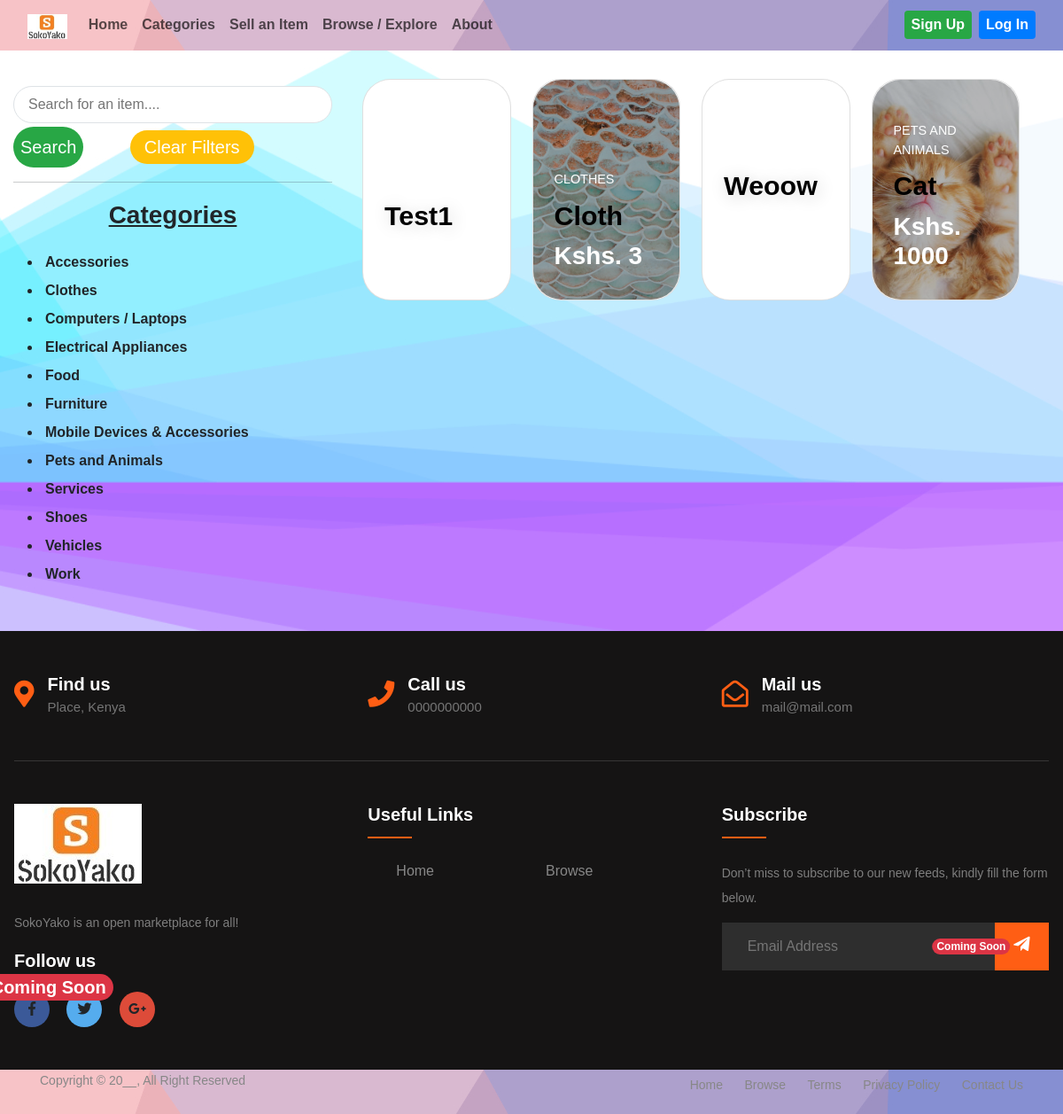
Page /items/items/ on the committed database.
### item/models.py (models this page shows, shortened)
class Category(models.Model):
    name = models.CharField(max_length=200)
    cat_image = models.ImageField(upload_to='category_images', blank=True, null=True)
    class Meta:
        ordering = ('name',)
        verbose_name_plural = "Categories"
    def __str__(self):
        return self.name

class Item(models.Model):
    category = models.ForeignKey(Category, related_name='items', on_delete=models.CASCADE)
    name = models.CharField(max_length=200)
    quantity = models.PositiveIntegerField(blank=True, null=True)
    description = models.TextField(blank=True, null=True)
    price = models.IntegerField()
    image = models.ImageField(upload_to='item_images', blank=True, null=True)
    is_sold = models.BooleanField(default=False)
    is_featured = models.BooleanField(default=False)
    created_by = models.ForeignKey(User, related_name='items', on_delete=models.CASCADE)
    created_at = models.DateTimeField(auto_now_add=True)

### item/views.py (the view)
# urls.py: path('items/', include('item.urls')),
def items(request):
    query = request.GET.get('query', '')
    categories = Category.objects.all()
    category_id = request.GET.get('category', 0)
    try:
        category_id = int(category_id)
    except ValueError:
        return HttpResponseBadRequest("Invalid category ID")
    items = Item.objects.filter(is_sold=False)
    featured_items = Item.objects.filter(is_featured=True)
    if category_id:
        items = items.filter(category_id=category_id)
        featured_items = featured_items.filter(category_id=category_id)
    if query:
        items = items.filter(Q(name__icontains=query) | Q(description__icontains=query))
        featured_items = featured_items.filter(Q(name__icontains=query) | Q(description__icontains=query))
    items = items[:4]
    featured_items = items[:8]
    if request.user.is_authenticated:
        try:
            contact_card = ContactCard.objects.get(user=request.user)
        except ContactCard.DoesNotExist:
            contact_card = None
    else:
        contact_card = None
    return render(request, 'items.html', {
        'items': items,
        'query': query,
        'categories': categories,
        'category_id': int(category_id),
        'search_performed': bool(query),
        'contact_card': contact_card,
        'featured_items': featured_items,
        'navbar': items
    })

### item/templates/items.html (shortened to what this page needs)
{% extends 'layout.html' %}
{% load static %}
{% block data %}
    <div class="container-fluid py-3 row mt-2 itemcl">
        <div class="col-4 py-3 ">
            <form action="{% url 'item:items' %}" method="get">
                <input name="query" type="text" class="w-100 px-3 py-2 border rounded-pill" value="{{ query }}" placeholder="Search for an item....">
                <button class="mt-1 bg-success px-2 py-2 fs-5 text-white rounded-pill me-5">Search</button>
                <a href="{% url 'item:items' %}" class="text-decoration-none mt-1 bg-warning py-2 px-3 fs-5 text-white rounded-pill">Clear Filters</a>
            </form>
            <hr class="my-3 bg-dark">
            <p class="fw-bold text-center fs-3 text-decoration-underline">Categories</p>
            <ul>
                {% for category in categories %}
                	<li class="p-1 rounded{% if category.id == category_id %} bg-secondary{% endif %} ">
                        <a href="{% url 'item:items' %}?query={{ query }}&category={{ category.id }}" class="text-lg fw-bold text-decoration-none text-body "> {{ category.name }}</a>
                    </li>
                {% endfor %}
            </ul>
        </div>
        <div class="col-8 py-1">
             <div class="card-grid p-1">
                 {% for item in featured_items %}
                     <a class="card rounded-5" href="{% url 'item:detail' item.id %}">
                         <div class="card__background rounded-5" style="background-image: url('{{ item.image.url }}')"></div>
                         <div class="card__content">
                             <p class="card__category text-white">{{ item.category }}</p>
                             <h3 class="card__heading text-capitalize text-black fw-bolder">{{ item.name }}</h3>
                             <h3 class="fw-bolder text-white">Kshs. {{ item.price }}</h3>
                         </div>
                     </a>
                 {% endfor %}
             </div>
        </div>
    </div>
{% endblock %}

### static/css/styles.css (style rules this page uses)
body { min-height: 100vh; background-size: cover; background-position: center; font-family: "Trebuchet MS",sans-serif; height: auto; }
ul { margin: 0px; padding: 0px; }
:root { --background-dark: #2d3548; --text-light: rgba(255, 255, 255, 0.6); --text-lighter: rgba(255, 255, 255, 0.9); --spacing-s: 8px; --spacing-m: 16px; --spacing-l: 24px; --spacing-xl: 32px; --spacing-xxl: 64px; --width-container: 1200px; }
* { border: 0; margin: 0; padding: 0; box-sizing: border-box; }
.card-grid { display: grid; grid-template-columns: repeat(1, 1fr); grid-column-gap: var(--spacing-l); grid-row-gap: var(--spacing-l); max-width: var(--width-container); width: 100%; }
@media (min-width: 540px) { .card-grid { grid-template-columns: repeat(2, 1fr); } }
@media (min-width: 960px) { .card-grid { grid-template-columns: repeat(4, 1fr); } }
.card { list-style: none; position: relative; }
.card:before { content: ""; display: block; padding-bottom: 150%; width: 100%; }
.card__background { background-size: cover; background-position: center; border-radius: var(--spacing-l); bottom: 0; filter: brightness(0.75) saturate(1.2) contrast(0.85); left: 0; position: absolute; right: 0; top: 0; transform-origin: center; transform: scale(1) translateZ(0); transition: filter 200ms linear, transform 200ms linear; }
.card__content { left: 0; padding: var(--spacing-l); position: absolute; bottom: 0; }
.card__category { color: var(--text-light); font-size: 0.9rem; margin-bottom: var(--spacing-s); text-transform: uppercase; }
.card__heading { color: var(--text-lighter); font-size: 1.9rem; text-shadow: 2px 2px 20px rgba(0, 0, 0, 0.2); line-height: 1.4; word-spacing: 100vw; }

### rows in the picture
Category: name "Accessories"
Category: name "Clothes"
Category: name "Computers / Laptops"
Category: name "Electrical Appliances"
Category: name "Food"
Category: name "Furniture"
Category: name "Mobile Devices & Accessories"
Category: name "Pets and Animals"
Category: name "Services"
Category: name "Shoes"
Category: name "Vehicles"
Category: name "Work"
Item: name "Test1"
Item: image (picture), category "CLOTHES", name "Cloth", price "3"
Item: name "Weoow"
Item: image (picture), category "PETS AND ANIMALS", name "Cat", price "1000"
